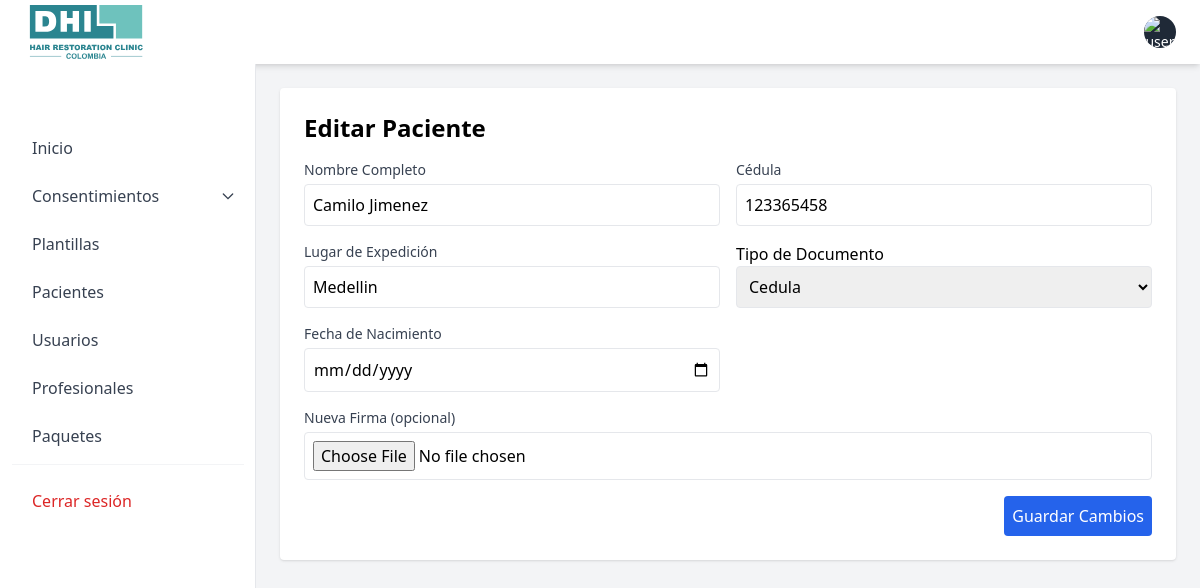
The app's page /pacientes/editar/2 (signed in) with its own data.
### tables this page shows
CREATE TABLE pacientes (
        id INTEGER PRIMARY KEY AUTOINCREMENT,
        nombre TEXT NOT NULL,
        cedula TEXT NOT NULL UNIQUE,
        tipo_documento TEXT,
        lugar_expedicion TEXT,
        fecha_nacimiento TEXT,
        firma TEXT
    );

### app.py (the view, shortened to what this page needs)
@app.route("/pacientes/editar/<int:id>", methods=["GET", "POST"])
def pacientes_editar(id):
    if "usuario" not in session:
        return redirect("/login")
    db = get_db()
    paciente = db.execute("SELECT * FROM pacientes WHERE id=?", (id,)).fetchone()
    db.close()
    return render_template("pacientes/editar.html", paciente=paciente)

### database.py (called while the page is built)
def get_db():
    conn = sqlite3.connect("database.db")
    conn.row_factory = sqlite3.Row
    return conn

### templates/pacientes/editar.html (shortened to what this page needs)
{% extends "base.html" %} {% block contenido %}
<div class="max-w-4xl mx-auto bg-white p-6 rounded shadow">
  <h1 class="text-2xl font-bold mb-4">Editar Paciente</h1>
  <form
    method="POST"
    action=""
    enctype="multipart/form-data"
    class="grid grid-cols-1 md:grid-cols-2 gap-4"
  >
  <div>
      <label class="block text-sm font-medium text-gray-700"
        >Nombre Completo</label
      >
      <input
        name="nombre"
        value="{{ paciente.nombre }}"
        class="mt-1 w-full border p-2 rounded focus:ring-blue-500 focus:border-blue-500"
      />
    </div>
    <div>
      <label class="block text-sm font-medium text-gray-700">Cédula</label>
      <input
        name="cedula"
        value="{{ paciente.cedula }}"
        class="mt-1 w-full border p-2 rounded focus:ring-blue-500 focus:border-blue-500"
      />
    </div>
    <div>
      <label class="block text-sm font-medium text-gray-700"
        >Lugar de Expedición</label
      >
      <input
        name="lugar_expedicion"
        value="{{ paciente.lugar_expedicion }}"
        class="mt-1 w-full border p-2 rounded focus:ring-blue-500 focus:border-blue-500"
      />
    </div>
    <div>
      <label>Tipo de Documento</label>
      <select name="tipo_documento" class="border p-2 rounded w-full">
        <option value="CC" {% if paciente.tipo_documento == "CC" %}selected{% endif %} >Cedula</option>
      </select>
    </div>
    <div>
      <label class="block text-sm font-medium text-gray-700"
        >Fecha de Nacimiento</label
      >
      <input
        type="date"
        name="fecha_nacimiento"
        value="{{ paciente.fecha_nacimiento }}"
        class="mt-1 w-full border p-2 rounded focus:ring-blue-500 focus:border-blue-500"
      />
    </div>
    <div class="md:col-span-2">
      <label class="block text-sm font-medium text-gray-700"
        >Nueva Firma (opcional)</label
      >
      <input
        type="file"
        name="firma"
        accept="image/*"
        class="mt-1 w-full border p-2 rounded focus:ring-blue-500 focus:border-blue-500"
      />
    </div>
    <div class="md:col-span-2">
      <button
        class="w-full md:w-auto md:float-right bg-blue-600 text-white p-2 rounded hover:bg-blue-700 transition duration-150 ease-in-out"
      >
        Guardar Cambios
      </button>
    </div>
  </form>
</div>
{% endblock %}

### records on screen
pacientes: nombre "Camilo Jimenez", cedula "123365458", lugar_expedicion "Medellin"
